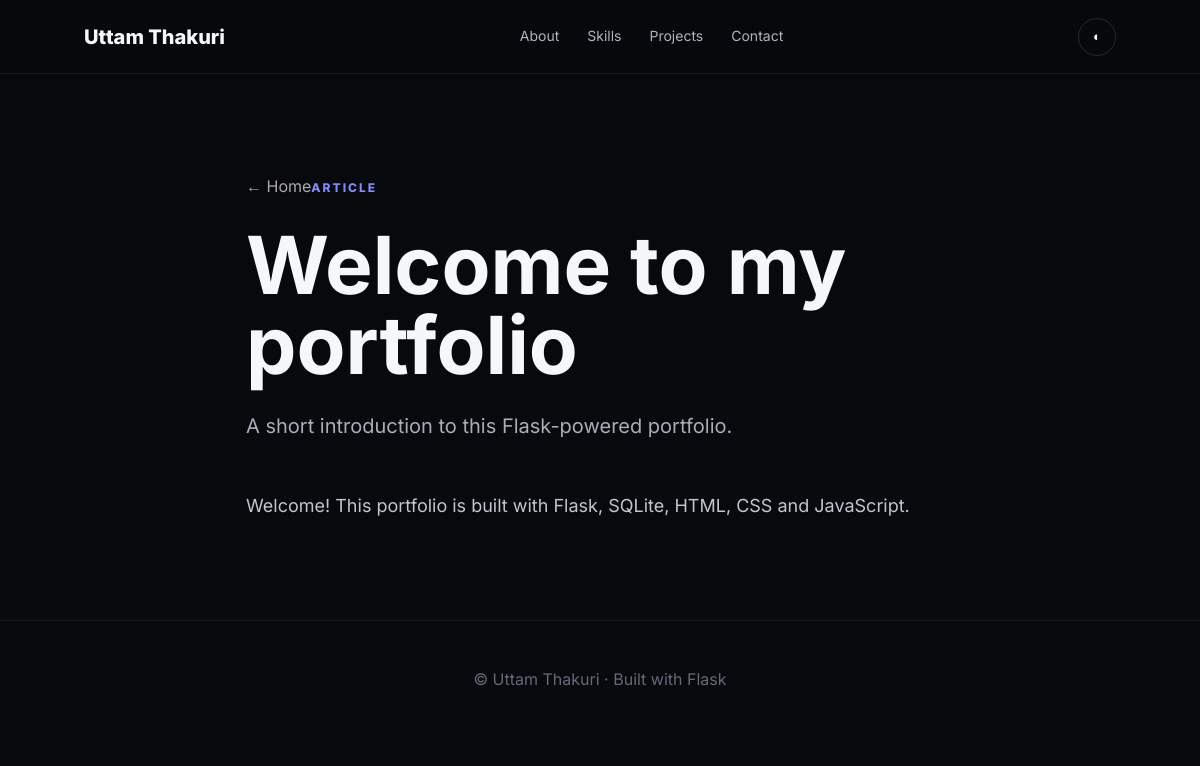
/blog/welcome-to-my-portfolio, run on the app's committed database.
### app/models/__init__.py (models this page shows)
class SiteSettings(db.Model):
    id = db.Column(db.Integer, primary_key=True)
    name = db.Column(db.String(120), default="Your Name")
    role = db.Column(db.String(160), default="Developer")
    tagline = db.Column(db.Text, default="")
    about = db.Column(db.Text, default="")
    email = db.Column(db.String(160), default="")
    location = db.Column(db.String(160), default="")
    github = db.Column(db.String(255), default="")
    linkedin = db.Column(db.String(255), default="")
    instagram = db.Column(db.String(255), default="")
    profile_image = db.Column(db.String(255), default="")

class BlogPost(db.Model):
    id = db.Column(db.Integer, primary_key=True)
    title = db.Column(db.String(180), nullable=False)
    slug = db.Column(db.String(200), unique=True, nullable=False)
    excerpt = db.Column(db.Text, default="")
    content = db.Column(db.Text, default="")
    published = db.Column(db.Boolean, default=True)
    created_at = db.Column(db.DateTime, server_default=db.func.now())

### app/routes/main.py (the view)
@main_bp.route("/blog/<slug>")
def blog(slug):
    post = BlogPost.query.filter_by(slug=slug, published=True).first_or_404()
    return render_template("blog.html", post=post)

### app/templates/blog.html
{% extends "base.html" %}{% block title %}{{post.title}} · {{site.name}}{% endblock %}{% block content %}
<section class="article"><a href="{{url_for('main.index')}}">← Home</a><span class="eyebrow">ARTICLE</span><h1>{{post.title}}</h1><p class="lead">{{post.excerpt}}</p><div class="article-body">{{post.content|replace('\n','<br>')|safe}}</div></section>{% endblock %}

### app/templates/base.html (shortened to what this page needs)
<!doctype html>
<html lang="en">
<head>
<link rel="stylesheet" href="{{ url_for('static', filename='css/style.css') }}">
</head>
<body>
<header class="navbar">
<a class="brand" href="{{ url_for('main.index') }}">{{ site.name if site else 'Portfolio' }}</a>
<nav><a href="{{ url_for('main.index') }}#about">About</a><a href="{{ url_for('main.index') }}#skills">Skills</a><a href="{{ url_for('main.index') }}#projects">Projects</a><a href="{{ url_for('main.index') }}#contact">Contact</a></nav>
<button class="theme-btn" onclick="toggleTheme()">◐</button>
</header>
<main>{% block content %}{% endblock %}</main>
<footer><p>© {{ site.name if site else 'Portfolio' }} · Built with Flask</p></footer>
</body></html>

### app/static/css/style.css (style rules this page uses)
* { box-sizing:border-box }
html { scroll-behavior:smooth }
body { margin:0;background:#08090d;color:#f5f7fb;font-family:Inter,system-ui,sans-serif;line-height:1.6 }
.navbar { height:74px;display:flex;align-items:center;justify-content:space-between;padding:0 7%;position:sticky;top:0;z-index:10;background:rgba(8,9,13,.82);backdrop-filter:blur(16px);border-bottom:1px solid #ffffff12 }
.brand { font-weight:800;font-size:20px;color:inherit;text-decoration:none }
.navbar nav { display:flex;gap:28px }
.navbar nav a,.socials a { color:#aeb4c1;text-decoration:none;font-size:14px }
.theme-btn { border:1px solid #ffffff20;background:transparent;color:inherit;border-radius:50%;width:38px;height:38px }
.eyebrow { color:#7d8cff;font-size:12px;font-weight:800;letter-spacing:2px }
footer { text-align:center;padding:30px;color:#626a79;border-top:1px solid #ffffff0e }
.detail,.article { max-width:900px;margin:auto;padding:100px 8% }
.detail a,.article>a { color:#aaa;text-decoration:none }
.detail-head h1,.article h1 { font-size:clamp(45px,7vw,80px);line-height:1;margin:25px 0 }
.detail-head p,.lead { font-size:20px;color:#a7adba }
.article-body { margin-top:50px;font-size:18px;color:#c0c5d0 }

### data on the page
SiteSettings: name "Uttam Thakuri"
BlogPost: title "Welcome to my portfolio", excerpt "A short introduction to this Flask-powered portfolio.", content "Welcome! This portfolio is built with Flask, SQLite, HTML, CSS and JavaScript."
